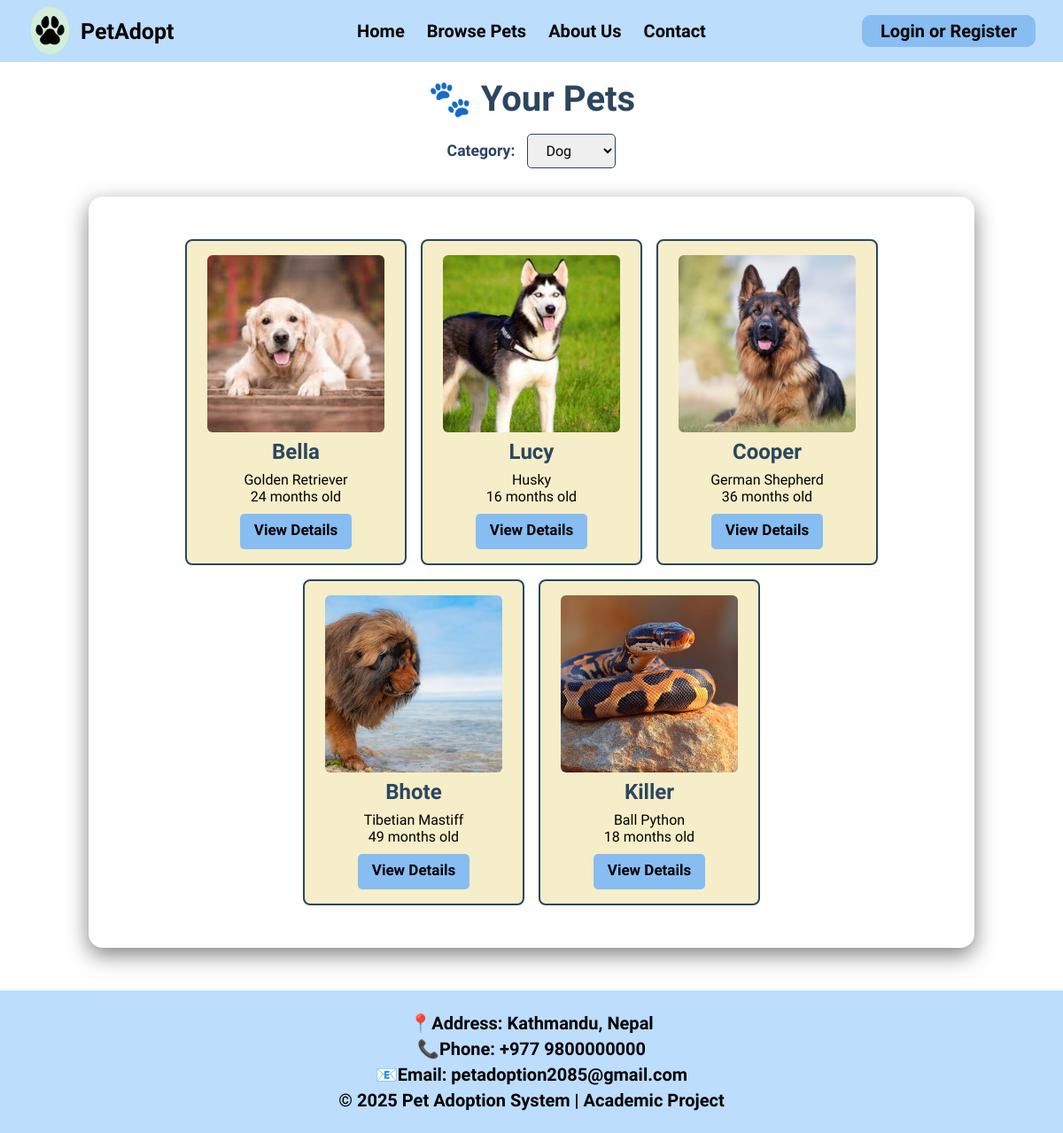
/browsePets.php?category=dog, run on an earlier commit of the app's database.
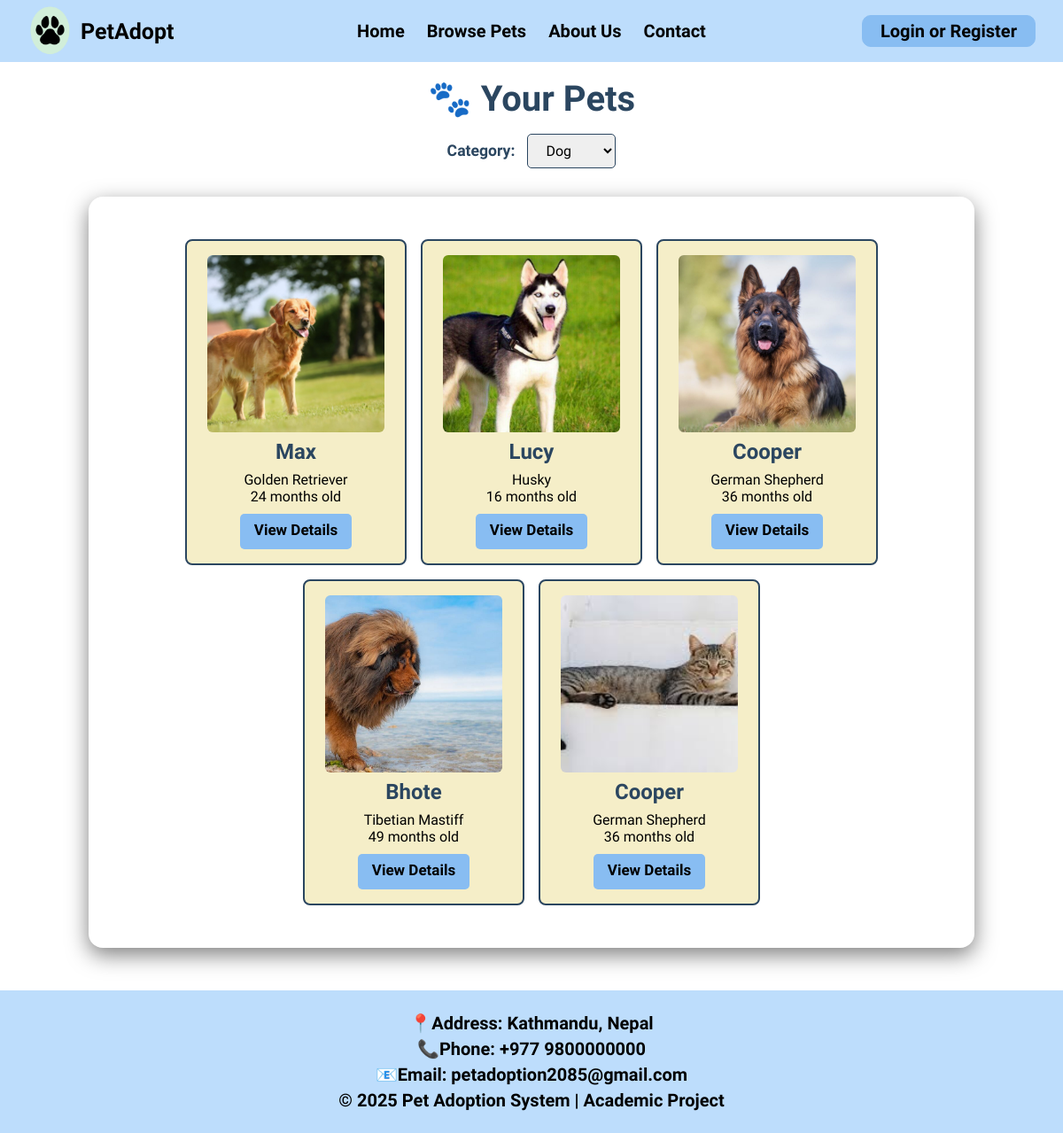
And on a later commit of the database.
### tables this page shows
CREATE TABLE `pets` (
  `id` int(11) NOT NULL AUTO_INCREMENT,
  `name` varchar(255) NOT NULL,
  `age` int(11) NOT NULL,
  `gender` enum('Male','Female') NOT NULL,
  `breed` varchar(255) NOT NULL,
  `price` varchar(255) NOT NULL,
  `status` enum('available','adopted') NOT NULL DEFAULT 'available',
  `image` varchar(255) NOT NULL,
  `category` enum('dog','cat','rabbit','snake','bird') DEFAULT NULL,
  `description` text NOT NULL,
  `weight` varchar(10) DEFAULT NULL,
  `admin_id` int(11) DEFAULT NULL,
  PRIMARY KEY (`id`),
  KEY `fk_admin_pet` (`admin_id`),
  CONSTRAINT `fk_admin_pet` FOREIGN KEY (`admin_id`) REFERENCES `users` (`id`) ON DELETE CASCADE ON UPDATE CASCADE
);

### includes/functions.php (called while the page is built, shortened)
<?php
function sanitize_string(string $value): string {
    $value = trim($value);
    $value = strip_tags($value);
    $value = htmlspecialchars($value, ENT_QUOTES | ENT_SUBSTITUTE, 'UTF-8');
    return $value;
}
function sanitize_int(mixed $value): int {
    return (int) filter_var($value, FILTER_SANITIZE_NUMBER_INT);
}
function e(string $value): string {
    return htmlspecialchars($value, ENT_QUOTES | ENT_SUBSTITUTE, 'UTF-8');
}

### browsePets.php (the view, shortened to what this page needs)
<?php
include("navbar.php");
include("includes/functions.php");
$status = "available";
$params = [];
$types   = "";
$sql     = "SELECT * FROM pets WHERE status = ?";
$params[] = $status;
$types   .= "s";
if (isset($_GET['category']) && !empty($_GET['category'])) {
    $category = sanitize_string($_GET['category']);
    $sql .= " AND category = ?";
    $params[] = $category;
    $types .= "s";
}
$stmt = $con->prepare($sql);
$stmt->bind_param($types, ...$params);
$stmt->execute();
$pets_result = $stmt->get_result();
$stmt->execute();
$pets_result = $stmt->get_result();
?>
<html>
<head>
    <link rel="stylesheet" href="assets/css/style.css">
    <link rel="stylesheet" href="https://cdnjs.cloudflare.com/ajax/libs/font-awesome/6.5.0/css/all.min.css">
</head>
<body>
    <div class="browse-container">
        <div class="browse-header">
            <?php if($_SESSION['role']=="user"){ ?>
                <h1>🐾 Browse All Pets</h1>
                <p>Find your perfect companion from our list of adorable pets available for adoption.</p>
                <?php } else {?>
                                <h1>🐾 Your Pets</h1>
                <?php } ?>
            <form method="GET" action="browsePets.php" class="category-form">
                <label for="category" style="font-size:1.1rem; font-weight:bold; color:#2b4660;">Category:</label>
                <select name="category" id="category" onchange="this.form.submit()">
                    <?php
                    $result = $con->query("SHOW COLUMNS FROM pets LIKE 'category'");
                    $row = $result->fetch_assoc();
                    preg_match("/^enum\((.*)\)$/", $row['Type'], $matches);
                    $categories = str_getcsv($matches[1], ',', "'");
                    foreach ($categories as $cat) {
                        $selected = "";
                        if (isset($_GET['category']) && strtolower($_GET['category']) == $cat) {
                            $selected = "selected";
                        }
                        echo "<option value='$cat' $selected>" . ucfirst($cat) . "</option>";
                    }
                    ?>
                </select>
            </form>
        </div>
        <div class="pet-grid">
            <?php
            if ($pets_result && mysqli_num_rows($pets_result) > 0) {
                while ($pet = mysqli_fetch_assoc($pets_result)) {
                    echo '
                    <div class="pet-card">
                        <img src="assets/images/' . e($pet['image'] ?? 'default_pet.jpg') . '" alt="' . e($pet['name']) . '">
                        <h2>' . e($pet['name']) . '</h2>
                        <p>' . e($pet['breed']) . '</p>
                        <p>' . e($pet['age']) . ' months old</p>
                        <a href="pet-details.php?id=' . sanitize_int($pet['id']) . '" class="adopt-btn">View Details</a>';
                    echo '</div>';
                }
            } else {
                echo '<h2 style="color:red; text-align:center;">No pets available at the moment 😿</h2>';
            }
            ?>
        </div>
    </div>
</body>
</html>
<?php include("footer.php"); ?>

### navbar.php (shortened to what this page needs)
<?php
$user = null;
?>
<html>
<head>
    <link rel="stylesheet" href="assets/css/style.css">
</head>
<body>
    <header>
        <div class="navigationbar">
            <a class="leftsection">
                <img src="assets/images/logo.png" alt="Logo" class="logo">
                <span class="Title">PetAdopt</span>
            </a>
            <div class="MidSection">
                <?php if ($user): ?>
                    <a href="user.php">Home</a>
                <?php else: ?>
                    <a href="index.php">Home</a>
                <?php endif; ?>
                <a href="browsePets.php">Browse Pets</a>
                <?php if ($user): ?>
                    <?php if ($user['role'] == 'admin'): ?>
                        <a href="myRequests.php">User Request</a>
                    <?php else: ?>
                        <a href="myRequests.php">My Requests</a>
                    <?php endif; ?>
                    <a href="myprofile.php">My Profile</a>
                    <?php if ($user['role'] == 'superadmin'): ?>
                        <a href="adminpanel.php">Admin Panel</a>
                    <?php endif; ?>
                <?php else: ?>
                    <a href="index.php#about">About Us</a>
                    <a href="index.php#footer">Contact</a>
                <?php endif; ?>
            </div>
            <div class="Login_Button">
                <?php if ($user): ?>
                    <a href="logout.php">Logout</a>
                <?php else: ?>
                    <a href="login.php">Login or Register</a>
                <?php endif; ?>
            </div>
        </div>
    </header>
</body>
</html>

### footer.php
<footer>
    <div class="footersection">
        <p>📍Address: Kathmandu, Nepal</p>
        <p>📞Phone: +977 9800000000</p>
        <p>📧Email: petadoption2085@gmail.com</p>
        <p>&copy; 2025 Pet Adoption System | Academic Project</p>
    </div>
</footer>

### assets/css/style.css (style rules this page uses)
* { margin: 0; padding: 0; box-sizing: border-box; font-family: "Agdasima", sans-serif; }
body { display: flex; flex-direction: column; }
a { text-decoration: none; }
.navigationbar { display: flex; align-items: center; justify-content: space-between; padding: 0 30px; border: 1px solid #bdddfc; background-color: #bdddfc; height: 70px; position: fixed; top: 0; width: 100%; z-index: 1000; }
.leftsection { display: flex; align-items: center; gap: 10px; text-decoration: none; }
.logo { height: 60px; width: 50px; }
.Title { font-size: 25px; color: black; font-weight: 700; }
.MidSection { display: flex; gap: 25px; position: absolute; left: 50%; transform: translateX(-50%); }
.MidSection a { color: black; font-size: 20px; font-weight: 700; text-decoration: none; }
.Login_Button { display: flex; align-items: center; }
.Login_Button a { color: black; font-size: 20px; font-weight: 700; padding: 5px 20px; border: 1px solid #88bdf2; background-color: #88bdf2; border-radius: 10px; text-decoration: none; }
.pet-grid { display: flex; justify-content: center; gap: 1rem; flex-wrap: wrap; border-radius: 16px; padding: 3rem 1.5rem; box-shadow: 0 8px 25px rgba(0, 0, 0, 0.5); }
.pet-card { background-color: #f5eec8; border: 2px solid #2b4660; border-radius: 8px; padding: 1rem; width: 250px; text-align: center; }
.pet-card img { width: 200px; height: 200px; object-fit: cover; border-radius: 6px; }
.pet-card h2 { color: #2b4660; margin: 0.5rem 0; }
.adopt-btn { text-decoration: none; background-color: #88bdf2; color: black; border: none; width: auto; padding: 0.5rem 1rem; border-radius: 5px; cursor: pointer; height: 40px; font-size: 17px; font-weight: bold; text-align: center; display: inline-block; margin-top: 10px; }
.footersection { background-color: #bdddfc; text-align: center; padding: 20px 0; margin-top: 3rem; }
.footersection p { margin: 5px 0; font-size: 20px; font-weight: 700; }
.browse-container { max-width: 1000px; margin: 5.5rem auto 0 auto; }
.browse-header { text-align: center; margin-bottom: 2rem; color: #2b4660; }
.browse-header h1 { font-size: 2.5rem; margin-bottom: 1rem; }
form { text-align: left; display: flex; flex-direction: column; gap: 0.5rem; }
label { font-size: 1.25rem; font-weight: bold; color: #2b4660; }
.category-form { margin-top: 1rem; display: inline; }
.category-form select { padding: 0.5rem 1rem; border-radius: 5px; border: 1px solid #2b4660; margin-left: 10px; font-size: 1rem; }

What changed in the data, as far as the page shows it:
no longer on this page (row edited): pets: image (picture), name "Killer", breed "Ball Python", age "18"
changed pets "Golden Retriever": image: a different picture; name "Bella" → "Max"
added pets: image (picture), name "Cooper", breed "German Shepherd", age "36"
